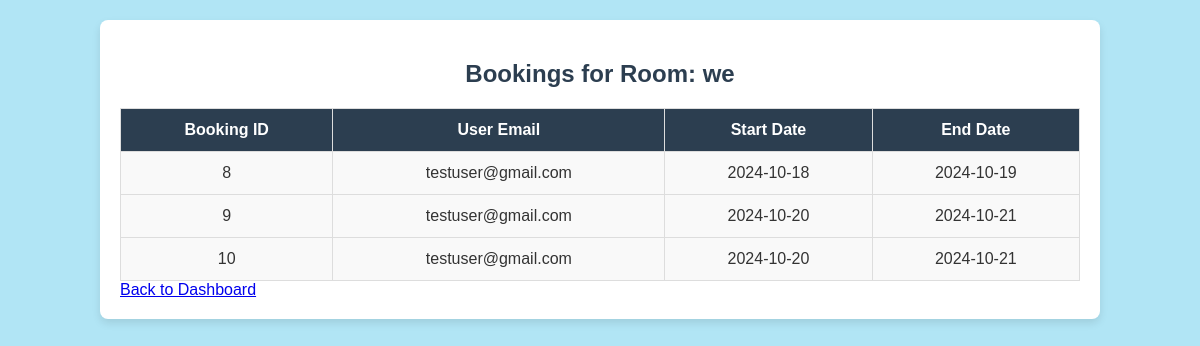
/view_bookings.php?room_id=15 (signed in), run on the app's committed database.
### tables this page shows
CREATE TABLE `rooms` (
  `room_id` int(11) NOT NULL,
  `hotel_id` int(11) DEFAULT NULL,
  `room_name` varchar(255) NOT NULL,
  `room_number` int(255) NOT NULL,
  `price_per_night` decimal(10,2) NOT NULL,
  `max_adults` int(11) NOT NULL,
  `max_children` int(11) NOT NULL,
  `availability` varchar(255) NOT NULL,
  `hotel_name` varchar(255) DEFAULT NULL,
  `facilities` varchar(255) NOT NULL
);

CREATE TABLE `bookings` (
  `booking_id` int(11) NOT NULL,
  `user_id` int(11) NOT NULL,
  `room_id` int(11) NOT NULL,
  `start_date` date NOT NULL,
  `end_date` date NOT NULL,
  `booking_status` enum('confirmed','pending','cancelled') DEFAULT 'pending'
);

CREATE TABLE `users` (
  `user_id` int(11) NOT NULL,
  `username` varchar(50) NOT NULL,
  `email` varchar(100) NOT NULL,
  `password` varchar(255) NOT NULL,
  `created_at` timestamp NOT NULL DEFAULT current_timestamp(),
  `user_type` varchar(20) NOT NULL,
  `description` varchar(20) NOT NULL,
  `hotel_id` int(11) DEFAULT NULL,
  `name` varchar(255) DEFAULT NULL,
  `telephone` varchar(15) DEFAULT NULL,
  `profile_picture` varchar(255) DEFAULT NULL
);

### view_bookings.php (the view, shortened to what this page needs)
<?php
include('config.php');
if (isset($_GET['room_id'])) {
    $room_id = $_GET['room_id'];
    $room_stmt = $conn->prepare("SELECT * FROM rooms WHERE room_id = ?");
    $room_stmt->bind_param("i", $room_id);
    $room_stmt->execute();
    $room_result = $room_stmt->get_result();
    $room = $room_result->fetch_assoc();
    $bookings_stmt = $conn->prepare("
        SELECT bookings.booking_id, bookings.start_date, bookings.end_date, users.email
        FROM bookings
        JOIN users ON bookings.user_id = users.user_id
        WHERE bookings.room_id = ?
    ");
    $bookings_stmt->bind_param("i", $room_id);
    $bookings_stmt->execute();
    $bookings_result = $bookings_stmt->get_result();
} else {
    header("Location: hotel_dashboard.php");
    exit();
}
?>
<!DOCTYPE html>
<html lang="en">
<head>
    <link rel="stylesheet" href="dashboard.css">
</head>
<body>
    <div class="dashboard-container">
        <h2>Bookings for Room: <?php echo htmlspecialchars($room['room_name']); ?></h2>
        <table>
            <tr>
                <th>Booking ID</th>
                <th>User Email</th>
                <th>Start Date</th>
                <th>End Date</th>
            </tr>
            <?php while($booking = $bookings_result->fetch_assoc()): ?>
            <tr>
                <td><?php echo htmlspecialchars($booking['booking_id']); ?></td>
                <td><?php echo htmlspecialchars($booking['email']); ?></td>
                <td><?php echo htmlspecialchars($booking['start_date']); ?></td>
                <td><?php echo htmlspecialchars($booking['end_date']); ?></td>
            </tr>
            <?php endwhile; ?>
        </table>
        <a href="hotel_dashboard.php">Back to Dashboard</a>
    </div>
</body>
</html>

### dashboard.css (style rules this page uses)
body { font-family: Arial, sans-serif; background-color: #b1e5f5; margin: 0; padding: 0; color: #333; }
h2, h3 { color: #2c3e50; text-align: center; }
.dashboard-container { width: 80%; max-width: 1200px; margin: 20px auto; padding: 20px; background-color: #fff; border-radius: 8px; box-shadow: 0 4px 8px rgba(0, 0, 0, 0.1); }
table { width: 100%; border-collapse: collapse; margin-top: 20px; }
table th, table td { border: 1px solid #ddd; padding: 12px; text-align: center; font-size: 16px; }
table th { background-color: #2c3e50; color: white; }
table td { background-color: #f9f9f9; }

### data on the page
rooms: room_name "we"
bookings: booking_id "8", user.email "testuser@gmail.com", start_date "2024-10-18", end_date "2024-10-19"
bookings: booking_id "9", user.email "testuser@gmail.com", start_date "2024-10-20", end_date "2024-10-21"
bookings: booking_id "10", user.email "testuser@gmail.com", start_date "2024-10-20", end_date "2024-10-21"
